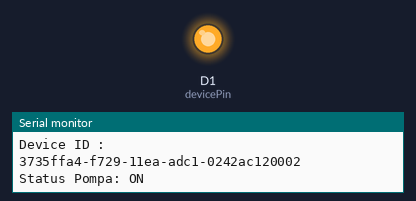
Simulated run of this sketch. Board: ESP8266 (Wemos D1 mini). Shown: output pins drawn as LEDs (lit = HIGH), the last lines printed to the serial monitor. WiFi joins after 1.5 s; servers stay silent unless stated; no MQTT or app messages arrive unless stated.

Above: at 4.0 s.
At 9.0 s:
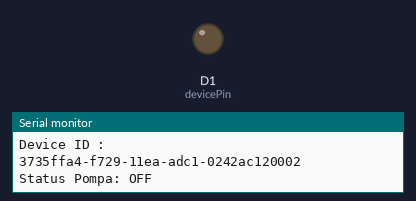
Timing chart, 0 to 14.5 s (numbered marks = the images above):
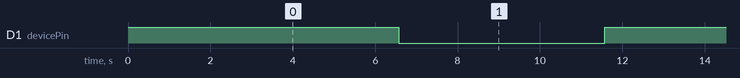

The sketch:

water-pump.ino
```cpp
/*
 *  PLEASE DONT DELETE AND EDIT
 *  Develop by          : Nurman Hariyanto
 *  Email               : nurman.hariyanto13@gmail.com
 *  Project             : PKL-ONLINE Relay Water Pump
 *  Version             : 1.0
 *  Description         : This code trigger water pump turn on/off from message payload rabbitmq
 *  Microcontroller     : Wemos Mini ESP8266
 *                        NodeMCU ESP8266
 *  Device              : Relay Module 1 Channel
 *                        Water pump A3 waterproof
 */


/*
 * YOU CAN EDIT NOW
 */

/*
 * Include library
 */

 #include <PubSubClient.h>
 #include <ESP8266WiFi.h>
////////////////////////////////////////////////////////////////////////////////////////////////////////////////////////////

/*
 * Connection parameter
 * -Wifi -> internet connection foor data communication
 * -RabbitMQ/MQTT -> protoocol data communication
 */
const char* wifiSsid              = "LSKKHomeAuto";
const char* wifiPassword          = "1234567890";
const char* mqttHost              = "rmq2.pptik.id";
const char* mqttUserName          = "/smkmerdekabandung:smkmerdekabandung";
const char* mqttPassword          = "qwerty";
//const char* mqttClient            = "IOT-Water-Pumpp";
const char* mqttQueueAktuator     = "Aktuator";
////////////////////////////////////////////////////////////////////////////////////////////////////////////////////////////

/*7
 * Device parameter
 * -Guid -> Id Device (unique) you can generate from here (https://www.uuidgenerator.net/version1)
 * -status device -> save last state from the pump is on or off (1 = on , 0 = off)
 * -pin microcontroller
 * -mac device
 *
 */
String deviceGuid                = "3735ffa4-f729-11ea-adc1-0242ac120002"; //You can change this guid with your guid
int devicePin                    = D1;


/*
 * Wifi setup WiFi client and mac address
 */
WiFiClient espClient;
PubSubClient client(espClient);
byte mac[6]; //array temp mac address
String MACAddress;
////////////////////////////////////////////////////////////////////////////////////////////////////////////////////////////

/*
 * Set up WiFi connection
 */
 void setup_wifi(){
  delay(10);
  //We start by connecting to a WiFi network
  Serial.println();
  Serial.print("Connecting to :");
  Serial.println(wifiSsid);
  WiFi.begin(wifiSsid, wifiPassword);
  while (WiFi.status() != WL_CONNECTED) {
    delay(500);
    Serial.print(".");
  }
  Serial.println("");
  Serial.println("WiFi connected");
  Serial.println("IP address: ");
  Serial.println(WiFi.localIP());
 }
////////////////////////////////////////////////////////////////////////////////////////////////////////////////////////////

/*
 * Function for Get Mac Address from microcontroller
 */

String mac2String(byte ar[]) {
  String s;
  for (byte i = 0; i < 6; ++i)
  {
    char buf[3];
    sprintf(buf, "%2X", ar[i]);
    s += buf;
    if (i < 5) s += ':';
  }
  return s;
}
////////////////////////////////////////////////////////////////////////////////////////////////////////////////////////////

/*
 * Function for Print Mac Address
 */
 void printMACAddress() {
  WiFi.macAddress(mac);
  MACAddress = mac2String(mac);
  Serial.println(MACAddress);
}
////////////////////////////////////////////////////////////////////////////////////////////////////////////////////////////


/*
 * Function for Get message payload from MQTT rabbit mq
 */
void callback(char* topic, byte* payload, unsigned int length){

  Serial.println();


}
////////////////////////////////////////////////////////////////////////////////////////////////////////////////////////////

/*
 * Function for Reconnecting to MQTT/RabbitMQ
 */
void reconnect() {
  // Loop until we're reconnected
  printMACAddress();
  const char* CL;
  CL = MACAddress.c_str();
  Serial.println(CL);
  while (!client.connected()) {
    Serial.print("Attempting MQTT connection...");
    // Attempt to connect
    if (client.connect(CL, mqttUserName, mqttPassword)) {
      Serial.println("connected");
    } else {
      Serial.print("failed, rc=");
      Serial.print(client.state());
      Serial.println(" try again in 5 seconds");
      ESP.restart();
      delay(5000);

    }
  }
}
////////////////////////////////////////////////////////////////////////////////////////////////////////////////////////////


/*
 * Function for Setup Pin Mode,wifi,mqtt,and serial
 */
void setup()
{
  pinMode(devicePin, OUTPUT);

  digitalWrite(devicePin, HIGH);

  //pinMode(input, INPUT);
  Serial.begin(115200);
  setup_wifi();
  printMACAddress();
  client.setServer(mqttHost, 1883);
  client.setCallback(callback);
}
////////////////////////////////////////////////////////////////////////////////////////////////////////////////////////////


/*
 * This functioon for loop your program
 */
void loop() {
  //if you disconnected from wifi and mqtt
  if (!client.connected()) {
    reconnect();
  }
  digitalWrite(devicePin,HIGH); //turn the relay on
  String pumpOn                    = String(deviceGuid + "#" + "1");
  char statusPumpOn [50];
  pumpOn.toCharArray(statusPumpOn, sizeof(statusPumpOn));
  Serial.println("Device ID :");
  Serial.println(deviceGuid);
  Serial.println("Status Pompa: ON");
  client.publish(mqttQueueAktuator,statusPumpOn );
  delay(5000); //wait for 5 seconds


  digitalWrite(devicePin,LOW); //turn the relay off
  String pumpOff                   = String(deviceGuid + "#" + "0");
  char statusPumpOff [50];
  pumpOff.toCharArray(statusPumpOff, sizeof(statusPumpOff));
  Serial.println("Device ID :");
  Serial.println(deviceGuid);
  Serial.print("Status Pompa: OFF");
  client.publish(mqttQueueAktuator,statusPumpOff );
  delay(5000); //wait for 5 seconds

  client.loop();
}
////////////////////////////////////////////////////////////////////////////////////////////////////////////////////////////
```

Measured:
- by itself, D1 (devicePin): alternates HIGH for 5.0 s and LOW for 5.0 s
